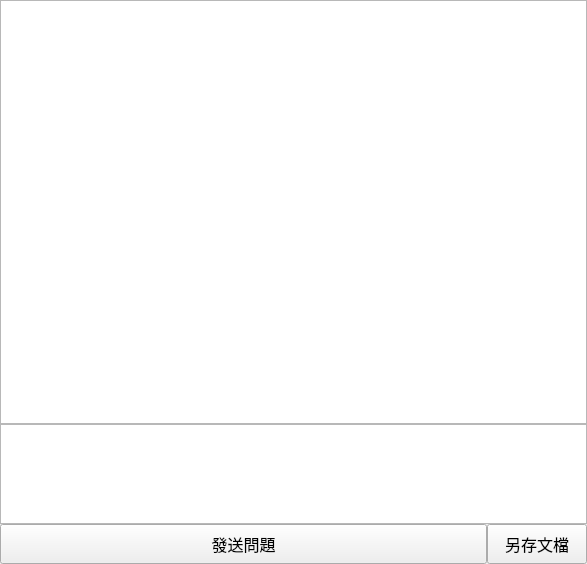
<?xml version="1.0" encoding="UTF-8"?>
<ui version="4.0">
 <class>MainWindow</class>
 <widget class="QMainWindow" name="MainWindow">
  <property name="geometry">
   <rect>
    <x>0</x>
    <y>0</y>
    <width>587</width>
    <height>564</height>
   </rect>
  </property>
  <property name="sizePolicy">
   <sizepolicy hsizetype="Preferred" vsizetype="Preferred">
    <horstretch>1</horstretch>
    <verstretch>0</verstretch>
   </sizepolicy>
  </property>
  <property name="windowTitle">
   <string/>
  </property>
  <property name="styleSheet">
   <string notr="true"/>
  </property>
  <widget class="QWidget" name="centralwidget">
   <layout class="QVBoxLayout" name="verticalLayout_2">
    <property name="spacing">
     <number>0</number>
    </property>
    <property name="leftMargin">
     <number>0</number>
    </property>
    <property name="topMargin">
     <number>0</number>
    </property>
    <property name="rightMargin">
     <number>0</number>
    </property>
    <property name="bottomMargin">
     <number>0</number>
    </property>
    <item>
     <layout class="QVBoxLayout" name="verticalLayout">
      <property name="spacing">
       <number>0</number>
      </property>
      <item>
       <widget class="QTextEdit" name="show_msg">
        <property name="font">
         <font>
          <family>微軟正黑體</family>
          <pointsize>12</pointsize>
         </font>
        </property>
        <property name="lineWidth">
         <number>0</number>
        </property>
        <property name="readOnly">
         <bool>true</bool>
        </property>
       </widget>
      </item>
      <item>
       <widget class="QTextEdit" name="input_msg">
        <property name="minimumSize">
         <size>
          <width>0</width>
          <height>100</height>
         </size>
        </property>
        <property name="maximumSize">
         <size>
          <width>16777215</width>
          <height>100</height>
         </size>
        </property>
        <property name="font">
         <font>
          <family>微軟正黑體 Light</family>
          <pointsize>12</pointsize>
         </font>
        </property>
        <property name="lineWidth">
         <number>0</number>
        </property>
       </widget>
      </item>
      <item>
       <layout class="QHBoxLayout" name="horizontalLayout">
        <property name="spacing">
         <number>0</number>
        </property>
        <item>
         <widget class="QPushButton" name="send_btn">
          <property name="minimumSize">
           <size>
            <width>0</width>
            <height>40</height>
           </size>
          </property>
          <property name="maximumSize">
           <size>
            <width>16777215</width>
            <height>40</height>
           </size>
          </property>
          <property name="font">
           <font>
            <family>微軟正黑體 Light</family>
            <pointsize>12</pointsize>
           </font>
          </property>
          <property name="text">
           <string>發送問題</string>
          </property>
         </widget>
        </item>
        <item>
         <widget class="QPushButton" name="save_btn">
          <property name="minimumSize">
           <size>
            <width>100</width>
            <height>40</height>
           </size>
          </property>
          <property name="maximumSize">
           <size>
            <width>100</width>
            <height>40</height>
           </size>
          </property>
          <property name="font">
           <font>
            <family>微軟正黑體 Light</family>
            <pointsize>12</pointsize>
           </font>
          </property>
          <property name="text">
           <string>另存文檔</string>
          </property>
         </widget>
        </item>
       </layout>
      </item>
     </layout>
    </item>
   </layout>
  </widget>
  <action name="actionOpen">
   <property name="text">
    <string>Open</string>
   </property>
  </action>
  <action name="actionClose">
   <property name="text">
    <string>Close</string>
   </property>
  </action>
  <action name="actionAbout">
   <property name="text">
    <string>About</string>
   </property>
  </action>
 </widget>
 <resources/>
 <connections/>
</ui>
